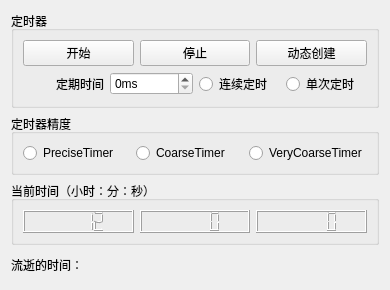
<?xml version="1.0" encoding="UTF-8"?>
<ui version="4.0">
 <class>Widget</class>
 <widget class="QWidget" name="Widget">
  <property name="geometry">
   <rect>
    <x>0</x>
    <y>0</y>
    <width>390</width>
    <height>290</height>
   </rect>
  </property>
  <property name="windowTitle">
   <string>Widget</string>
  </property>
  <layout class="QHBoxLayout" name="horizontalLayout_8">
   <item>
    <layout class="QVBoxLayout" name="verticalLayout_2">
     <item>
      <widget class="QGroupBox" name="groupBox_time">
       <property name="title">
        <string>定时器</string>
       </property>
       <layout class="QHBoxLayout" name="horizontalLayout_4">
        <item>
         <layout class="QVBoxLayout" name="verticalLayout">
          <item>
           <layout class="QHBoxLayout" name="horizontalLayout_3">
            <item>
             <widget class="QPushButton" name="Btn_start">
              <property name="text">
               <string>开始</string>
              </property>
             </widget>
            </item>
            <item>
             <widget class="QPushButton" name="Btn_stop">
              <property name="text">
               <string>停止</string>
              </property>
             </widget>
            </item>
            <item>
             <widget class="QPushButton" name="Btn_dynamic">
              <property name="text">
               <string>动态创建</string>
              </property>
             </widget>
            </item>
           </layout>
          </item>
          <item>
           <layout class="QHBoxLayout" name="horizontalLayout">
            <item>
             <widget class="QLabel" name="label">
              <property name="text">
               <string>定期时间</string>
              </property>
              <property name="alignment">
               <set>Qt::AlignRight|Qt::AlignTrailing|Qt::AlignVCenter</set>
              </property>
             </widget>
            </item>
            <item>
             <widget class="QSpinBox" name="spinBox">
              <property name="suffix">
               <string>ms</string>
              </property>
              <property name="minimum">
               <number>0</number>
              </property>
              <property name="maximum">
               <number>100000</number>
              </property>
             </widget>
            </item>
            <item>
             <widget class="QRadioButton" name="rad_Coarse">
              <property name="text">
               <string>连续定时</string>
              </property>
             </widget>
            </item>
            <item>
             <widget class="QRadioButton" name="rad_Once">
              <property name="text">
               <string>单次定时</string>
              </property>
             </widget>
            </item>
           </layout>
          </item>
         </layout>
        </item>
       </layout>
      </widget>
     </item>
     <item>
      <widget class="QGroupBox" name="groupBox_precise">
       <property name="title">
        <string>定时器精度</string>
       </property>
       <layout class="QHBoxLayout" name="horizontalLayout_5">
        <item>
         <layout class="QHBoxLayout" name="horizontalLayout_2">
          <item>
           <widget class="QRadioButton" name="RBtn_precise">
            <property name="text">
             <string>PreciseTimer</string>
            </property>
           </widget>
          </item>
          <item>
           <widget class="QRadioButton" name="RBtn_coarse">
            <property name="text">
             <string>CoarseTimer</string>
            </property>
           </widget>
          </item>
          <item>
           <widget class="QRadioButton" name="RBtn_verycoarse">
            <property name="text">
             <string>VeryCoarseTimer</string>
            </property>
           </widget>
          </item>
         </layout>
        </item>
       </layout>
      </widget>
     </item>
     <item>
      <widget class="QGroupBox" name="groupBox_now">
       <property name="title">
        <string>当前时间（小时：分：秒）</string>
       </property>
       <layout class="QHBoxLayout" name="horizontalLayout_7">
        <item>
         <layout class="QHBoxLayout" name="horizontalLayout_6">
          <item>
           <widget class="QLCDNumber" name="lcdNumber_h">
            <property name="frameShape">
             <enum>QFrame::Box</enum>
            </property>
            <property name="frameShadow">
             <enum>QFrame::Raised</enum>
            </property>
            <property name="smallDecimalPoint">
             <bool>false</bool>
            </property>
            <property name="intValue" stdset="0">
             <number>12</number>
            </property>
           </widget>
          </item>
          <item>
           <widget class="QLCDNumber" name="lcdNumber_m"/>
          </item>
          <item>
           <widget class="QLCDNumber" name="lcdNumber_s"/>
          </item>
         </layout>
        </item>
       </layout>
      </widget>
     </item>
     <item>
      <widget class="QLabel" name="lab_ElapsedTime">
       <property name="text">
        <string>流逝的时间：</string>
       </property>
      </widget>
     </item>
    </layout>
   </item>
  </layout>
 </widget>
 <resources/>
 <connections/>
</ui>
